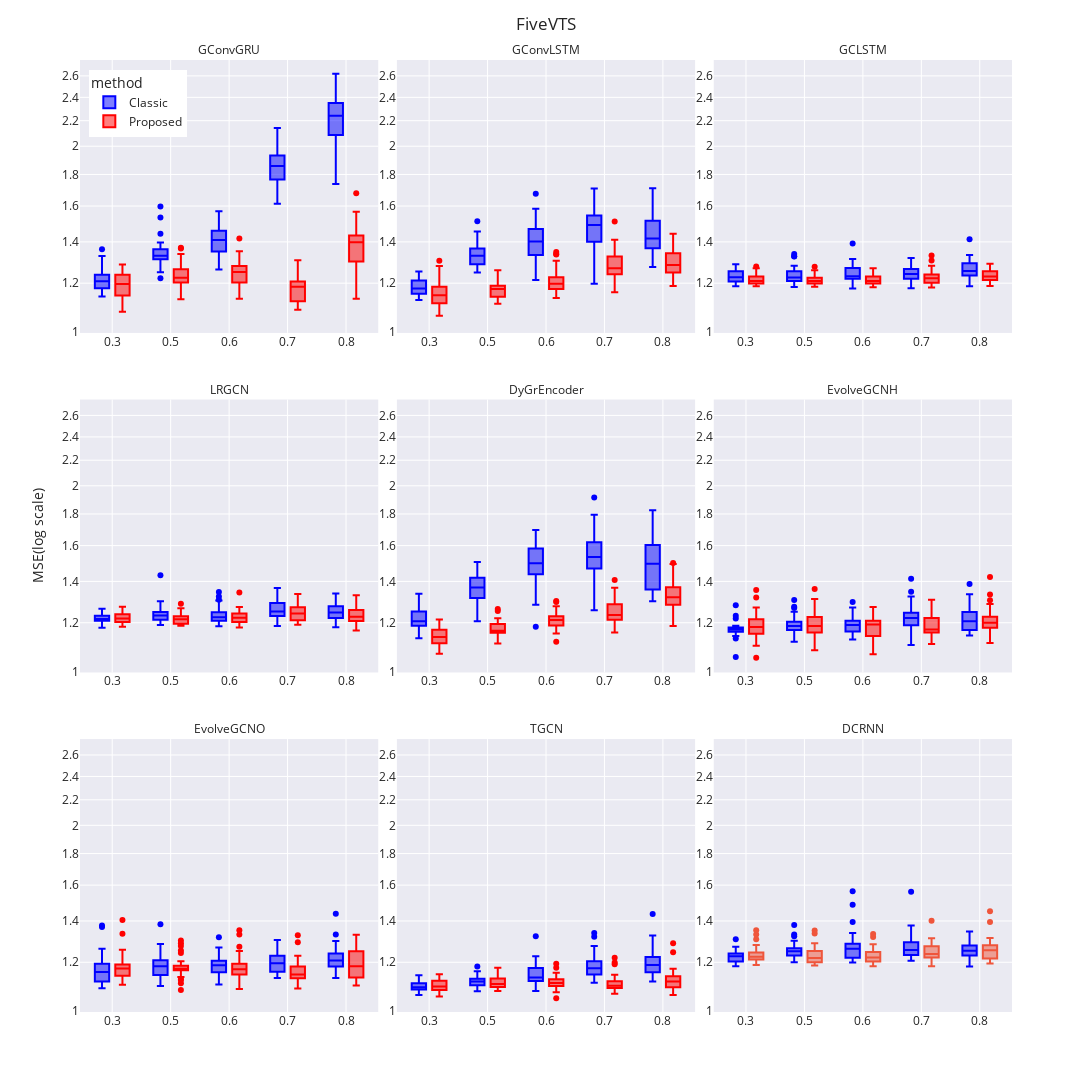

Write notebook code for a chart like this one.
### Code cell
with open('fivenodes_fig.pkl', 'rb') as file:
    fivenodes_fig = pickle.load(file)

fivenodes_fig

### Figure 1 — Plotly figure (JSON) as saved in the notebook; plotly's stock layout.template omitted (floating-point values rounded to 4 significant figures; data arrays with more than 128 entries replaced by an {"elided": "..."} marker saying what was removed)
{"data": [{"alignmentgroup": "True", "hovertemplate": "method=STGCN<br>model=GConvGRU<br>mrate=%{x}<br>mse=%{y}<extra></extra>", "legendgroup": "STGCN", "marker": {"color": "blue"}, "name": "Classic", "notched": false, "offsetgroup": "STGCN", "orientation": "v", "showlegend": true, "type": "box", "x": {"elided": "150 str values"}, "x0": " ", "xaxis": "x7", "y": {"elided": "150 float values"}, "y0": " ", "yaxis": "y7"}, {"alignmentgroup": "True", "hovertemplate": "method=STGCN<br>model=GConvLSTM<br>mrate=%{x}<br>mse=%{y}<extra></extra>", "legendgroup": "STGCN", "marker": {"color": "blue"}, "name": "Classic", "notched": false, "offsetgroup": "STGCN", "orientation": "v", "showlegend": false, "type": "box", "x": {"elided": "150 str values"}, "x0": " ", "xaxis": "x8", "y": {"elided": "150 float values"}, "y0": " ", "yaxis": "y8"}, {"alignmentgroup": "True", "hovertemplate": "method=STGCN<br>model=GCLSTM<br>mrate=%{x}<br>mse=%{y}<extra></extra>", "legendgroup": "STGCN", "marker": {"color": "blue"}, "name": "Classic", "notched": false, "offsetgroup": "STGCN", "orientation": "v", "showlegend": false, "type": "box", "x": {"elided": "150 str values"}, "x0": " ", "xaxis": "x9", "y": {"elided": "150 float values"}, "y0": " ", "yaxis": "y9"}, {"alignmentgroup": "True", "hovertemplate": "method=STGCN<br>model=LRGCN<br>mrate=%{x}<br>mse=%{y}<extra></extra>", "legendgroup": "STGCN", "marker": {"color": "blue"}, "name": "Classic", "notched": false, "offsetgroup": "STGCN", "orientation": "v", "showlegend": false, "type": "box", "x": {"elided": "150 str values"}, "x0": " ", "xaxis": "x4", "y": {"elided": "150 float values"}, "y0": " ", "yaxis": "y4"}, {"alignmentgroup": "True", "hovertemplate": "method=STGCN<br>model=DyGrEncoder<br>mrate=%{x}<br>mse=%{y}<extra></extra>", "legendgroup": "STGCN", "marker": {"color": "blue"}, "name": "Classic", "notched": false, "offsetgroup": "STGCN", "orientation": "v", "showlegend": false, "type": "box", "x": {"elided": "150 str values"}, "x0": " ", "xaxis": "x5", "y": {"elided": "150 float values"}, "y0": " ", "yaxis": "y5"}, {"alignmentgroup": "True", "hovertemplate": "method=STGCN<br>model=EvolveGCNH<br>mrate=%{x}<br>mse=%{y}<extra></extra>", "legendgroup": "STGCN", "marker": {"color": "blue"}, "name": "Classic", "notched": false, "offsetgroup": "STGCN", "orientation": "v", "showlegend": false, "type": "box", "x": {"elided": "150 str values"}, "x0": " ", "xaxis": "x6", "y": {"elided": "150 float values"}, "y0": " ", "yaxis": "y6"}, {"alignmentgroup": "True", "hovertemplate": "method=STGCN<br>model=EvolveGCNO<br>mrate=%{x}<br>mse=%{y}<extra></extra>", "legendgroup": "STGCN", "marker": {"color": "blue"}, "name": "Classic", "notched": false, "offsetgroup": "STGCN", "orientation": "v", "showlegend": false, "type": "box", "x": {"elided": "150 str values"}, "x0": " ", "xaxis": "x", "y": {"elided": "150 float values"}, "y0": " ", "yaxis": "y"}, {"alignmentgroup": "True", "hovertemplate": "method=STGCN<br>model=TGCN<br>mrate=%{x}<br>mse=%{y}<extra></extra>", "legendgroup": "STGCN", "marker": {"color": "blue"}, "name": "Classic", "notched": false, "offsetgroup": "STGCN", "orientation": "v", "showlegend": false, "type": "box", "x": {"elided": "150 str values"}, "x0": " ", "xaxis": "x2", "y": {"elided": "150 float values"}, "y0": " ", "yaxis": "y2"}, {"alignmentgroup": "True", "hovertemplate": "method=STGCN<br>model=DCRNN<br>mrate=%{x}<br>mse=%{y}<extra></extra>", "legendgroup": "STGCN", "marker": {"color": "blue"}, "name": "Classic", "notched": false, "offsetgroup": "STGCN", "orientation": "v", "showlegend": false, "type": "box", "x": {"elided": "150 str values"}, "x0": " ", "xaxis": "x3", "y": {"elided": "150 float values"}, "y0": " ", "yaxis": "y3"}, {"alignmentgroup": "True", "hovertemplate": "method=IT-STGCN<br>model=GConvGRU<br>mrate=%{x}<br>mse=%{y}<extra></extra>", "legendgroup": "IT-STGCN", "marker": {"color": "red"}, "name": "Proposed", "notched": false, "offsetgroup": "IT-STGCN", "orientation": "v", "showlegend": true, "type": "box", "x": {"elided": "150 str values"}, "x0": " ", "xaxis": "x7", "y": {"elided": "150 float values"}, "y0": " ", "yaxis": "y7"}, {"alignmentgroup": "True", "hovertemplate": "method=IT-STGCN<br>model=GConvLSTM<br>mrate=%{x}<br>mse=%{y}<extra></extra>", "legendgroup": "IT-STGCN", "marker": {"color": "red"}, "name": "Proposed", "notched": false, "offsetgroup": "IT-STGCN", "orientation": "v", "showlegend": false, "type": "box", "x": {"elided": "150 str values"}, "x0": " ", "xaxis": "x8", "y": {"elided": "150 float values"}, "y0": " ", "yaxis": "y8"}, {"alignmentgroup": "True", "hovertemplate": "method=IT-STGCN<br>model=GCLSTM<br>mrate=%{x}<br>mse=%{y}<extra></extra>", "legendgroup": "IT-STGCN", "marker": {"color": "red"}, "name": "Proposed", "notched": false, "offsetgroup": "IT-STGCN", "orientation": "v", "showlegend": false, "type": "box", "x": {"elided": "150 str values"}, "x0": " ", "xaxis": "x9", "y": {"elided": "150 float values"}, "y0": " ", "yaxis": "y9"}, {"alignmentgroup": "True", "hovertemplate": "method=IT-STGCN<br>model=LRGCN<br>mrate=%{x}<br>mse=%{y}<extra></extra>", "legendgroup": "IT-STGCN", "marker": {"color": "red"}, "name": "Proposed", "notched": false, "offsetgroup": "IT-STGCN", "orientation": "v", "showlegend": false, "type": "box", "x": {"elided": "150 str values"}, "x0": " ", "xaxis": "x4", "y": {"elided": "150 float values"}, "y0": " ", "yaxis": "y4"}, {"alignmentgroup": "True", "hovertemplate": "method=IT-STGCN<br>model=DyGrEncoder<br>mrate=%{x}<br>mse=%{y}<extra></extra>", "legendgroup": "IT-STGCN", "marker": {"color": "red"}, "name": "Proposed", "notched": false, "offsetgroup": "IT-STGCN", "orientation": "v", "showlegend": false, "type": "box", "x": {"elided": "150 str values"}, "x0": " ", "xaxis": "x5", "y": {"elided": "150 float values"}, "y0": " ", "yaxis": "y5"}, {"alignmentgroup": "True", "hovertemplate": "method=IT-STGCN<br>model=EvolveGCNH<br>mrate=%{x}<br>mse=%{y}<extra></extra>", "legendgroup": "IT-STGCN", "marker": {"color": "red"}, "name": "Proposed", "notched": false, "offsetgroup": "IT-STGCN", "orientation": "v", "showlegend": false, "type": "box", "x": {"elided": "150 str values"}, "x0": " ", "xaxis": "x6", "y": {"elided": "150 float values"}, "y0": " ", "yaxis": "y6"}, {"alignmentgroup": "True", "hovertemplate": "method=IT-STGCN<br>model=EvolveGCNO<br>mrate=%{x}<br>mse=%{y}<extra></extra>", "legendgroup": "IT-STGCN", "marker": {"color": "red"}, "name": "Proposed", "notched": false, "offsetgroup": "IT-STGCN", "orientation": "v", "showlegend": false, "type": "box", "x": {"elided": "150 str values"}, "x0": " ", "xaxis": "x", "y": {"elided": "150 float values"}, "y0": " ", "yaxis": "y"}, {"alignmentgroup": "True", "hovertemplate": "method=IT-STGCN<br>model=TGCN<br>mrate=%{x}<br>mse=%{y}<extra></extra>", "legendgroup": "IT-STGCN", "marker": {"color": "red"}, "name": "Proposed", "notched": false, "offsetgroup": "IT-STGCN", "orientation": "v", "showlegend": false, "type": "box", "x": {"elided": "150 str values"}, "x0": " ", "xaxis": "x2", "y": {"elided": "150 float values"}, "y0": " ", "yaxis": "y2"}, {"alignmentgroup": "True", "hovertemplate": "method=IT-STGCN<br>model=DCRNN<br>mrate=%{x}<br>mse=%{y}<extra></extra>", "legendgroup": "IT-STGCN", "marker": {"color": "#EF553B"}, "name": "IT-STGCN", "notched": false, "offsetgroup": "IT-STGCN", "orientation": "v", "showlegend": false, "type": "box", "x": {"elided": "150 str values"}, "x0": " ", "xaxis": "x3", "y": {"elided": "150 float values"}, "y0": " ", "yaxis": "y3"}], "layout": {"annotations": [{"showarrow": false, "text": "EvolveGCNO", "x": 0.16, "xanchor": "center", "xref": "paper", "y": 0.2867, "yanchor": "bottom", "yref": "paper"}, {"showarrow": false, "text": "TGCN", "x": 0.5, "xanchor": "center", "xref": "paper", "y": 0.2867, "yanchor": "bottom", "yref": "paper"}, {"showarrow": false, "text": "DCRNN", "x": 0.84, "xanchor": "center", "xref": "paper", "y": 0.2867, "yanchor": "bottom", "yref": "paper"}, {"showarrow": false, "text": "LRGCN", "x": 0.16, "xanchor": "center", "xref": "paper", "y": 0.6433, "yanchor": "bottom", "yref": "paper"}, {"showarrow": false, "text": "DyGrEncoder", "x": 0.5, "xanchor": "center", "xref": "paper", "y": 0.6433, "yanchor": "bottom", "yref": "paper"}, {"showarrow": false, "text": "EvolveGCNH", "x": 0.84, "xanchor": "center", "xref": "paper", "y": 0.6433, "yanchor": "bottom", "yref": "paper"}, {"showarrow": false, "text": "GConvGRU", "x": 0.16, "xanchor": "center", "xref": "paper", "y": 1.0, "yanchor": "bottom", "yref": "paper"}, {"showarrow": false, "text": "GConvLSTM", "x": 0.5, "xanchor": "center", "xref": "paper", "y": 1.0, "yanchor": "bottom", "yref": "paper"}, {"showarrow": false, "text": "GCLSTM", "x": 0.84, "xanchor": "center", "xref": "paper", "y": 1.0, "yanchor": "bottom", "yref": "paper"}], "boxmode": "group", "height": 1200, "legend": {"orientation": "v", "title": {"text": "method"}, "tracegroupgap": 0, "traceorder": "normal", "x": 0.01, "xanchor": "left", "y": 0.99, "yanchor": "top"}, "margin": {"t": 60}, "title": {"text": "FiveVTS"}, "width": 2000, "xaxis": {"anchor": "y", "autorange": true, "domain": [0, 0.32], "range": [-0.5257, 4.526], "title": {"text": ""}, "type": "category"}, "xaxis2": {"anchor": "y2", "autorange": true, "domain": [0.34, 0.66], "matches": "x", "range": [-0.5257, 4.526], "title": {"text": ""}, "type": "category"}, "xaxis3": {"anchor": "y3", "autorange": true, "domain": [0.68, 1.0], "matches": "x", "range": [-0.5257, 4.526], "title": {"text": ""}, "type": "category"}, "xaxis4": {"anchor": "y4", "autorange": true, "domain": [0, 0.32], "matches": "x", "range": [-0.5257, 4.526], "showticklabels": true, "type": "category"}, "xaxis5": {"anchor": "y5", "autorange": true, "domain": [0.34, 0.66], "matches": "x", "range": [-0.5257, 4.526], "showticklabels": true, "type": "category"}, "xaxis6": {"anchor": "y6", "autorange": true, "domain": [0.68, 1.0], "matches": "x", "range": [-0.5257, 4.526], "showticklabels": true, "type": "category"}, "xaxis7": {"anchor": "y7", "autorange": true, "domain": [0, 0.32], "matches": "x", "range": [-0.5257, 4.526], "showticklabels": true, "type": "category"}, "xaxis8": {"anchor": "y8", "autorange": true, "domain": [0.34, 0.66], "matches": "x", "range": [-0.5257, 4.526], "showticklabels": true, "type": "category"}, "xaxis9": {"anchor": "y9", "autorange": true, "domain": [0.68, 1.0], "matches": "x", "range": [-0.5257, 4.526], "showticklabels": true, "type": "category"}, "yaxis": {"anchor": "x", "autorange": true, "domain": [0, 0.2867], "range": [-0.001345, 0.4407], "title": {"text": ""}, "type": "log"}, "yaxis2": {"anchor": "x2", "autorange": true, "domain": [0, 0.2867], "matches": "y", "range": [-0.001345, 0.4407], "showticklabels": true, "type": "log"}, "yaxis3": {"anchor": "x3", "autorange": true, "domain": [0, 0.2867], "matches": "y", "range": [-0.001345, 0.4407], "showticklabels": true, "type": "log"}, "yaxis4": {"anchor": "x4", "autorange": true, "domain": [0.3567, 0.6433], "matches": "y", "range": [-0.001345, 0.4407], "title": {"text": "MSE(log scale)"}, "type": "log"}, "yaxis5": {"anchor": "x5", "autorange": true, "domain": [0.3567, 0.6433], "matches": "y", "range": [-0.001345, 0.4407], "showticklabels": true, "type": "log"}, "yaxis6": {"anchor": "x6", "autorange": true, "domain": [0.3567, 0.6433], "matches": "y", "range": [-0.001345, 0.4407], "showticklabels": true, "type": "log"}, "yaxis7": {"anchor": "x7", "autorange": true, "domain": [0.7133, 1.0], "matches": "y", "range": [-0.001345, 0.4407], "title": {"text": ""}, "type": "log"}, "yaxis8": {"anchor": "x8", "autorange": true, "domain": [0.7133, 1.0], "matches": "y", "range": [-0.001345, 0.4407], "showticklabels": true, "type": "log"}, "yaxis9": {"anchor": "x9", "autorange": true, "domain": [0.7133, 1.0], "matches": "y", "range": [-0.001345, 0.4407], "showticklabels": true, "type": "log"}}}
